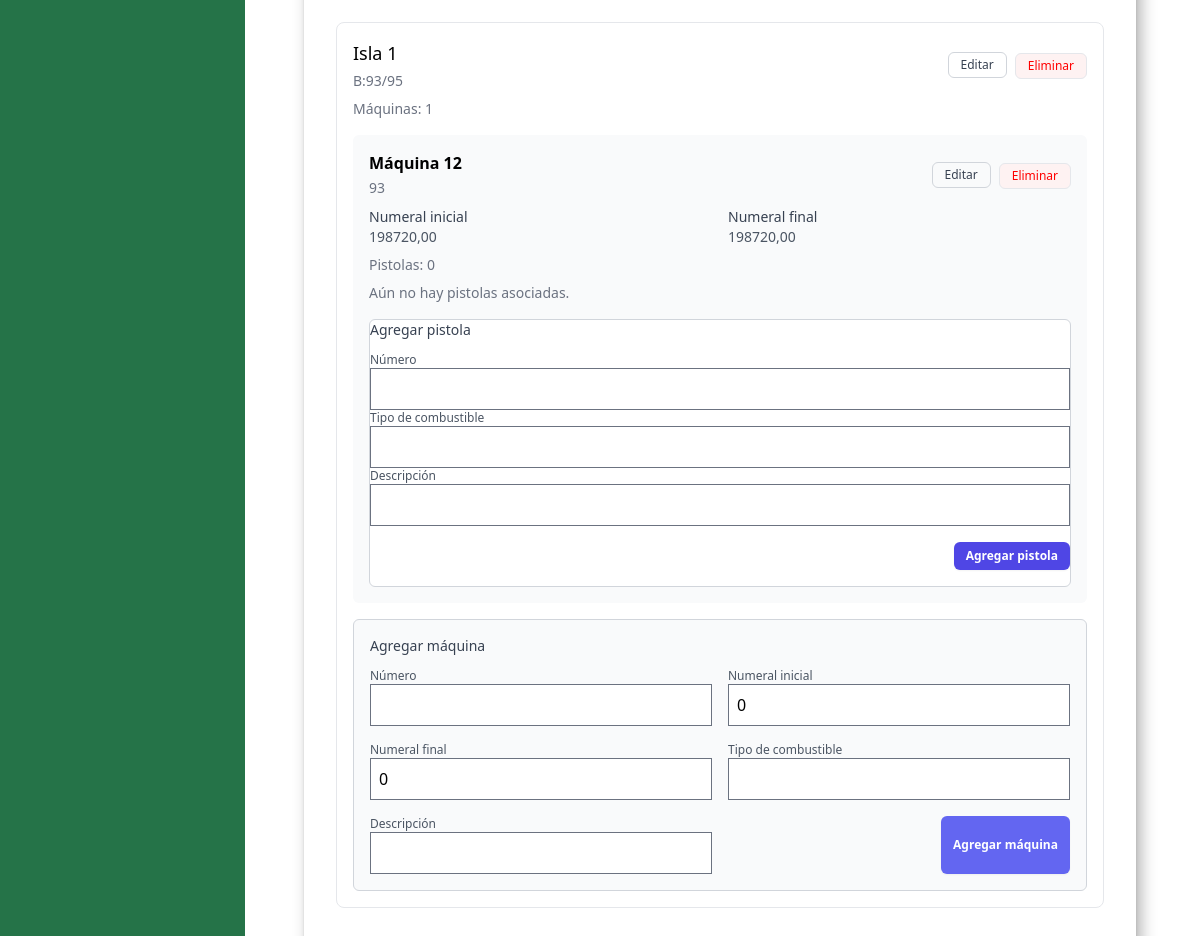
The app's page /sucursales/1/editar/ (signed in, lower part), older data.
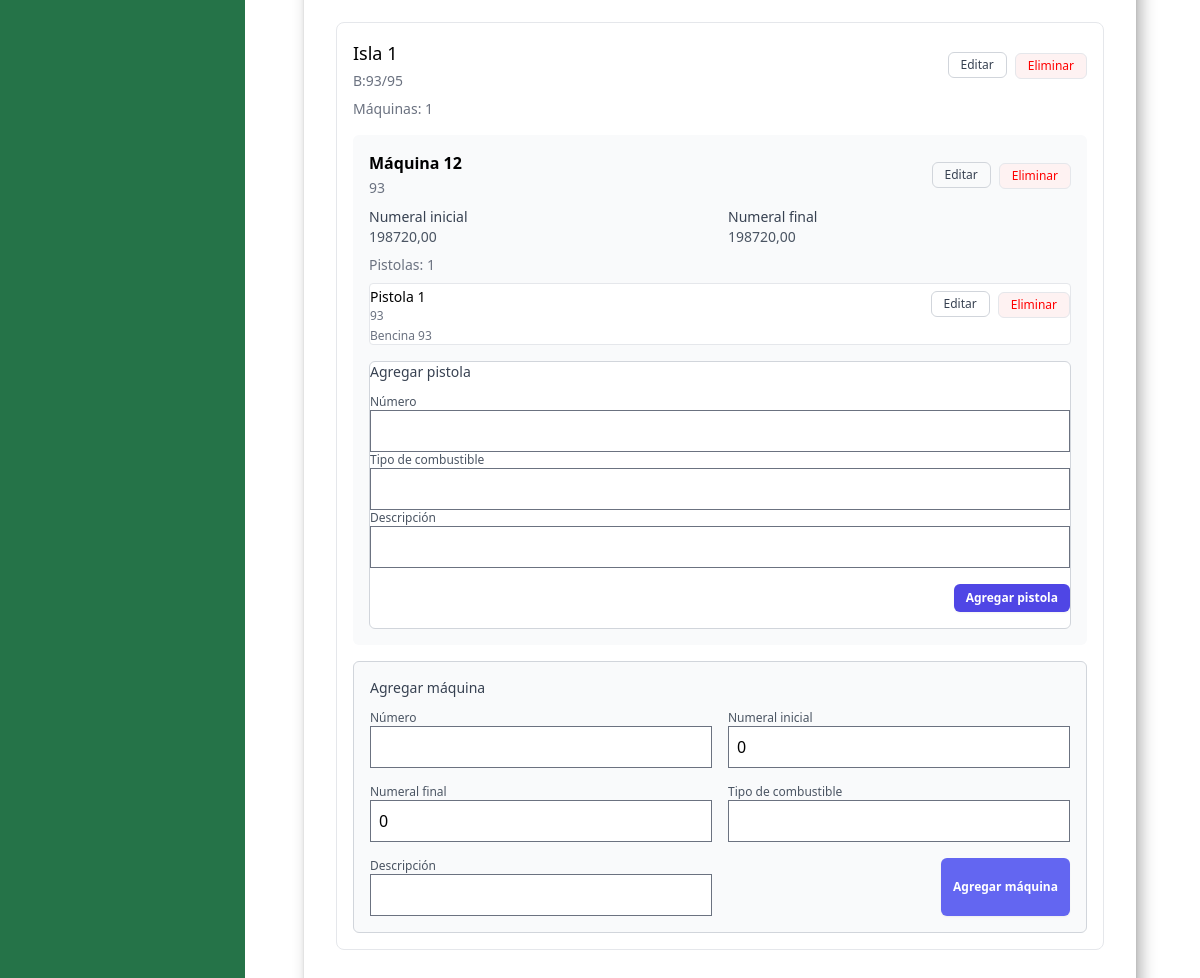
The same page, newer data.
### sucursalApp/models.py (models this page shows, shortened)
class Island(models.Model):
    sucursal = models.ForeignKey(
        Sucursal,
        on_delete=models.CASCADE,
        related_name="branch_islands",
        verbose_name="Sucursal",
    )
    number = models.PositiveIntegerField("Número")
    description = models.CharField("Descripción", max_length=255, blank=True)
    created_at = models.DateTimeField("Fecha de creación", auto_now_add=True)
    updated_at = models.DateTimeField("Fecha de actualización", auto_now=True)
    class Meta:
        verbose_name = "Isla"
        verbose_name_plural = "Islas"
        ordering = ("number",)
        unique_together = ("sucursal", "number")

class Machine(models.Model):
    island = models.ForeignKey(
        Island,
        on_delete=models.CASCADE,
        related_name="machines",
        verbose_name="Isla",
    )
    number = models.PositiveIntegerField("Número")
    initial_numeral = models.DecimalField(
        "Numeral inicial", max_digits=12, decimal_places=2, default=0
    )
    final_numeral = models.DecimalField(
        "Numeral final", max_digits=12, decimal_places=2, default=0
    )
    fuel_type = models.CharField("Tipo de combustible", max_length=50, blank=True)
    description = models.CharField("Descripción", max_length=255, blank=True)
    created_at = models.DateTimeField("Fecha de creación", auto_now_add=True)
    updated_at = models.DateTimeField("Fecha de actualización", auto_now=True)
    class Meta:
        verbose_name = "Máquina"
        verbose_name_plural = "Máquinas"
        ordering = ("number",)
        unique_together = ("island", "number")

class Nozzle(models.Model):
    machine = models.ForeignKey(
        Machine,
        on_delete=models.CASCADE,
        related_name="nozzles",
        verbose_name="Máquina",
    )
    number = models.PositiveIntegerField("Número")
    fuel_type = models.CharField("Tipo de combustible", max_length=50, blank=True)
    description = models.CharField("Descripción", max_length=255, blank=True)
    created_at = models.DateTimeField("Fecha de creación", auto_now_add=True)
    updated_at = models.DateTimeField("Fecha de actualización", auto_now=True)
    class Meta:
        verbose_name = "Pistola"
        verbose_name_plural = "Pistolas"
        ordering = ("number",)
        unique_together = ("machine", "number")

### sucursalApp/views.py (the view)
# urls.py: path("<int:pk>/editar/", views.SucursalUpdateView.as_view(), name="sucursal_update"),
class SucursalUpdateView(OwnerCompanyMixin, UpdateView):
    model = Sucursal
    form_class = SucursalForm
    template_name = "pages/sucursales/sucursal_form.html"
    success_url = reverse_lazy("sucursal_list")
    def get_queryset(self) -> QuerySet[Sucursal]:
        company = self.get_company()
        if company is None:
            return Sucursal.objects.none()
        return (
            Sucursal.objects.filter(company=company)
            .select_related("company")
            .prefetch_related(
                Prefetch(
                    "branch_islands",
                    queryset=Island.objects.order_by("number").prefetch_related(
                        Prefetch(
                            "machines",
                            queryset=Machine.objects.order_by("number").prefetch_related(
                                "nozzles"
                            ),
                        )
                    ),
                ),
                Prefetch(
                    "staff",
                    queryset=SucursalStaff.objects.select_related(
                        "profile__user_FK", "profile__position_FK"
                    ),
                ),
            )
        )
    def get_form_kwargs(self) -> Dict[str, Any]:
        kwargs = super().get_form_kwargs()
        kwargs["company"] = self.get_company()
        return kwargs
    def get_context_data(self, **kwargs: Any) -> Dict[str, Any]:
        context = super().get_context_data(**kwargs)
        if self.object:
            context["islands"] = self.object.branch_islands.all()
            context["island_create_form"] = IslandForm(
                initial={"sucursal": self.object}, auto_id="new-island_%s"
            )
            context["island_create_url"] = reverse(
                "sucursal_island_create", args=[self.object.pk]
            )
            for island in context["islands"]:
                island.machine_create_form = MachineForm(
                    initial={"island": island}, auto_id=f"new-machine-{island.pk}_%s"
                )
                for machine in island.machines.all():
                    machine.nozzle_create_form = NozzleForm(
                        auto_id=f"new-nozzle-{machine.pk}_%s",
                        initial={"machine": machine},
                    )
        else:
            context.setdefault("islands", [])
        return context

### sucursalApp/forms.py
class IslandForm(forms.ModelForm):
    class Meta:
        model = Island
        fields = ["sucursal", "number", "description"]
        widgets = {
            "sucursal": forms.HiddenInput(),
            "number": forms.NumberInput(attrs={"class": "w-full border rounded p-2"}),
            "description": forms.TextInput(attrs={"class": "w-full border rounded p-2"}),
        }

### UsuarioApp/models.py (called while the page is built)
    def save(self, *args, **kwargs):
        update_last_activity = kwargs.pop("update_last_activity", False)
        if update_last_activity:
            self.last_activity = timezone.now()
            kwargs["update_fields"] = ["last_activity"]
        if self.pk:
            handle_old_image(Profile, self.pk, self.image)
        super(Profile, self).save(*args, **kwargs)
        if self.image and os.path.exists(self.image.path):
            resize_image(self.image.path, 300)
            crop_image(self.image.path, 300)

    def update_last_activity(self):
        self.save(update_last_activity=True)

    def _has_permission(self, code: str) -> bool:
        return bool(self.position_FK and self.position_FK.permission_code == code)

    def is_owner(self) -> bool:
        return self._has_permission("OWNER")

### templates/pages/sucursales/sucursal_form.html (shortened to what the changed rows need)
{% extends 'components/Layout/base_pages.html' %}
{% block content_pages %}
  {% if form.instance.pk %}
    <section class="mt-10">
      {% if islands %}
        <div class="space-y-6">
          {% for island in islands %}
            <div class="rounded-lg border border-gray-200 p-4">
              <div class="flex items-start justify-between gap-4">
                <div>
                  <h3 class="text-lg font-medium text-gray-800">Isla {{ island.number }}</h3>
                  {% if island.description %}
                    <p class="text-sm text-gray-500 mt-1">{{ island.description }}</p>
                  {% endif %}
                </div>
                <div class="flex items-center gap-2">
                  <a href="{% url 'sucursal_island_update' form.instance.pk island.pk %}" class="inline-flex items-center rounded-md border border-gray-300 px-3 py-1 text-xs font-medium text-gray-700 hover:bg-gray-50">Editar</a>
                  <form method="post" action="{% url 'sucursal_island_delete' form.instance.pk island.pk %}">
                    <button type="submit" class="inline-flex items-center rounded-md border border-red-200 bg-red-50 px-3 py-1 text-xs font-medium text-red-600 hover:bg-red-100">Eliminar</button>
                  </form>
                </div>
              </div>
              <p class="text-sm text-gray-500 mt-2">Máquinas: {{ island.machines.count }}</p>
              {% if island.machines.all %}
                <div class="mt-4 space-y-4">
                  {% for machine in island.machines.all %}
                    <div class="rounded-md bg-gray-50 p-4">
                      <div class="flex items-start justify-between gap-4">
                        <div>
                          <h4 class="text-base font-semibold text-gray-800">Máquina {{ machine.number }}</h4>
                          <span class="text-sm text-gray-500">{{ machine.fuel_type }}</span>
                        </div>
                        <div class="flex items-center gap-2">
                          <a href="{% url 'sucursal_machine_update' machine.pk %}" class="inline-flex items-center rounded-md border border-gray-300 px-3 py-1 text-xs font-medium text-gray-700 hover:bg-gray-100">Editar</a>
                          <form method="post" action="{% url 'sucursal_machine_delete' machine.pk %}">
                            <button type="submit" class="inline-flex items-center rounded-md border border-red-200 bg-red-50 px-3 py-1 text-xs font-medium text-red-600 hover:bg-red-100">Eliminar</button>
                          </form>
                        </div>
                      </div>
                      <dl class="mt-2 grid grid-cols-1 gap-x-4 gap-y-2 text-sm text-gray-600 sm:grid-cols-2">
                        <div>
                          <dt class="font-medium text-gray-700">Numeral inicial</dt>
                          <dd>{{ machine.initial_numeral }}</dd>
                        </div>
                        <div>
                          <dt class="font-medium text-gray-700">Numeral final</dt>
                          <dd>{{ machine.final_numeral }}</dd>
                        </div>
                      </dl>
                      <p class="text-sm text-gray-500 mt-2">Pistolas: {{ machine.nozzles.count }}</p>
                      {% if machine.nozzles.all %}
                        <ul class="mt-2 space-y-2">
                          {% for nozzle in machine.nozzles.all %}
                            <li class="rounded border border-gray-200 bg-white p-3">
                              <div class="flex items-start justify-between gap-4">
                                <div>
                                  <span class="text-sm font-medium text-gray-800">Pistola {{ nozzle.number }}</span>
                                  <span class="block text-xs text-gray-500">{{ nozzle.fuel_type }}</span>
                                </div>
                                <div class="flex items-center gap-2">
                                  <a href="{% url 'sucursal_nozzle_update' nozzle.pk %}" class="inline-flex items-center rounded-md border border-gray-300 px-3 py-1 text-xs font-medium text-gray-700 hover:bg-gray-100">Editar</a>
                                  <form method="post" action="{% url 'sucursal_nozzle_delete' nozzle.pk %}">
                                    <button type="submit" class="inline-flex items-center rounded-md border border-red-200 bg-red-50 px-3 py-1 text-xs font-medium text-red-600 hover:bg-red-100">Eliminar</button>
                                  </form>
                                </div>
                              </div>
                              {% if nozzle.description %}
                                <p class="mt-1 text-xs text-gray-500">{{ nozzle.description }}</p>
                              {% endif %}
                            </li>
                          {% endfor %}
                        </ul>
                      {% else %}
                        <p class="mt-2 text-sm text-gray-500">Aún no hay pistolas asociadas.</p>
                      {% endif %}
                      {% if machine.nozzle_create_form %}
                        <div class="mt-4 rounded-md border border-dashed border-gray-300 bg-white p-3">
                          <h5 class="text-sm font-medium text-gray-700">Agregar pistola</h5>
                          <form method="post" action="{% url 'sucursal_nozzle_create' machine.pk %}" class="mt-3 space-y-3">
                            {% for field in machine.nozzle_create_form.visible_fields %}
                              <div>
                                <label class="block text-xs font-medium text-gray-600 mb-1" for="{{ field.id_for_label }}">{{ field.label }}</label>
                                {{ field }}
                              </div>
                            {% endfor %}
                            <div class="flex justify-end">
                              <button type="submit" class="inline-flex items-center mt-4 mb-4 rounded-md bg-indigo-600 px-3 py-1.5 text-xs font-semibold text-white shadow-sm hover:bg-blue-500 focus-visible:outline focus-visible:outline-2 focus-visible:outline-offset-2 focus-visible:outline-blue-600">Agregar pistola</button>
                            </div>
                          </form>
                        </div>
                      {% endif %}
                    </div>
                  {% endfor %}
                </div>
              {% else %}
                <p class="mt-2 text-sm text-gray-500">Aún no hay máquinas asociadas a esta isla.</p>
              {% endif %}
              {% if island.machine_create_form %}
                <div class="mt-4 rounded-md border border-dashed border-gray-300 bg-gray-50 p-4">
                  <h4 class="text-sm font-medium text-gray-700">Agregar máquina</h4>
                  <form method="post" action="{% url 'sucursal_machine_create' form.instance.pk island.pk %}" class="mt-3 grid grid-cols-1 gap-4 sm:grid-cols-2">
                    {% for field in island.machine_create_form.visible_fields %}
                      <div class="sm:col-span-1">
                        <label class="block text-xs font-medium text-gray-600 mb-1" for="{{ field.id_for_label }}">{{ field.label }}</label>
                        {{ field }}
                      </div>
                    {% endfor %}
                    <div class="sm:col-span-2 flex justify-end">
                      <button type="submit" class="bg-indigo-500 inline-flex items-center rounded-md bg-indigo-600 px-3 py-1.5 text-xs font-semibold text-white shadow-sm hover:bg-indigo-500 focus-visible:outline focus-visible:outline-2 focus-visible:outline-offset-2 focus-visible:outline-indigo-600">Agregar máquina</button>
                    </div>
                  </form>
                </div>
              {% endif %}
            </div>
          {% endfor %}
        </div>
      {% else %}
        <p class="text-sm text-gray-500">Aún no se han registrado islas para esta sucursal.</p>
      {% endif %}
    </section>
  {% endif %}
{% endblock content_pages %}

Row changes from the older to the newer data that the page shows:
shown differently, row unchanged: Machine: nozzles.count "0" → "1"; no longer shows "Aún no hay pistolas asociadas."
added Nozzle: number "1", fuel_type "93", description "Bencina 93"
